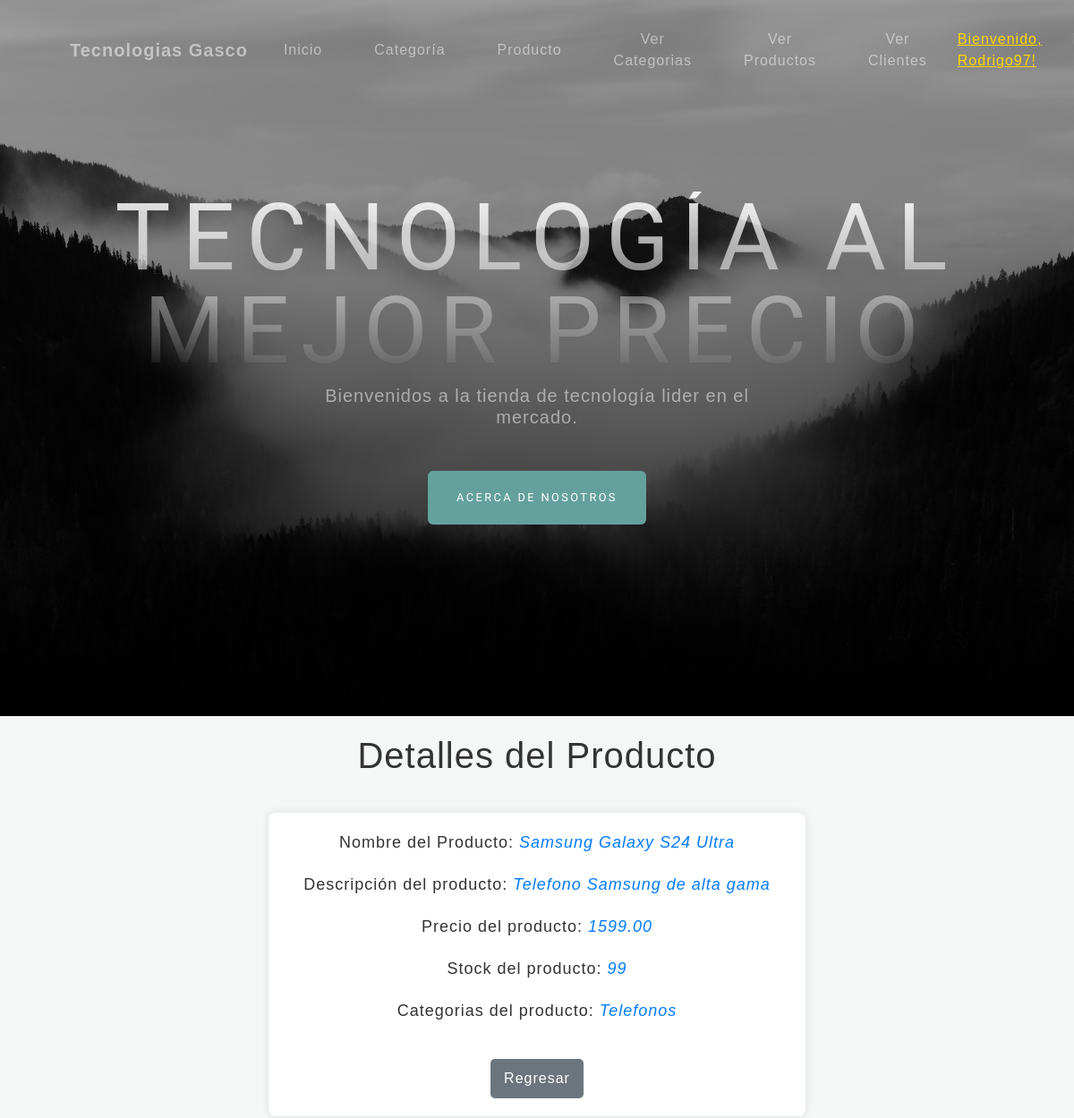
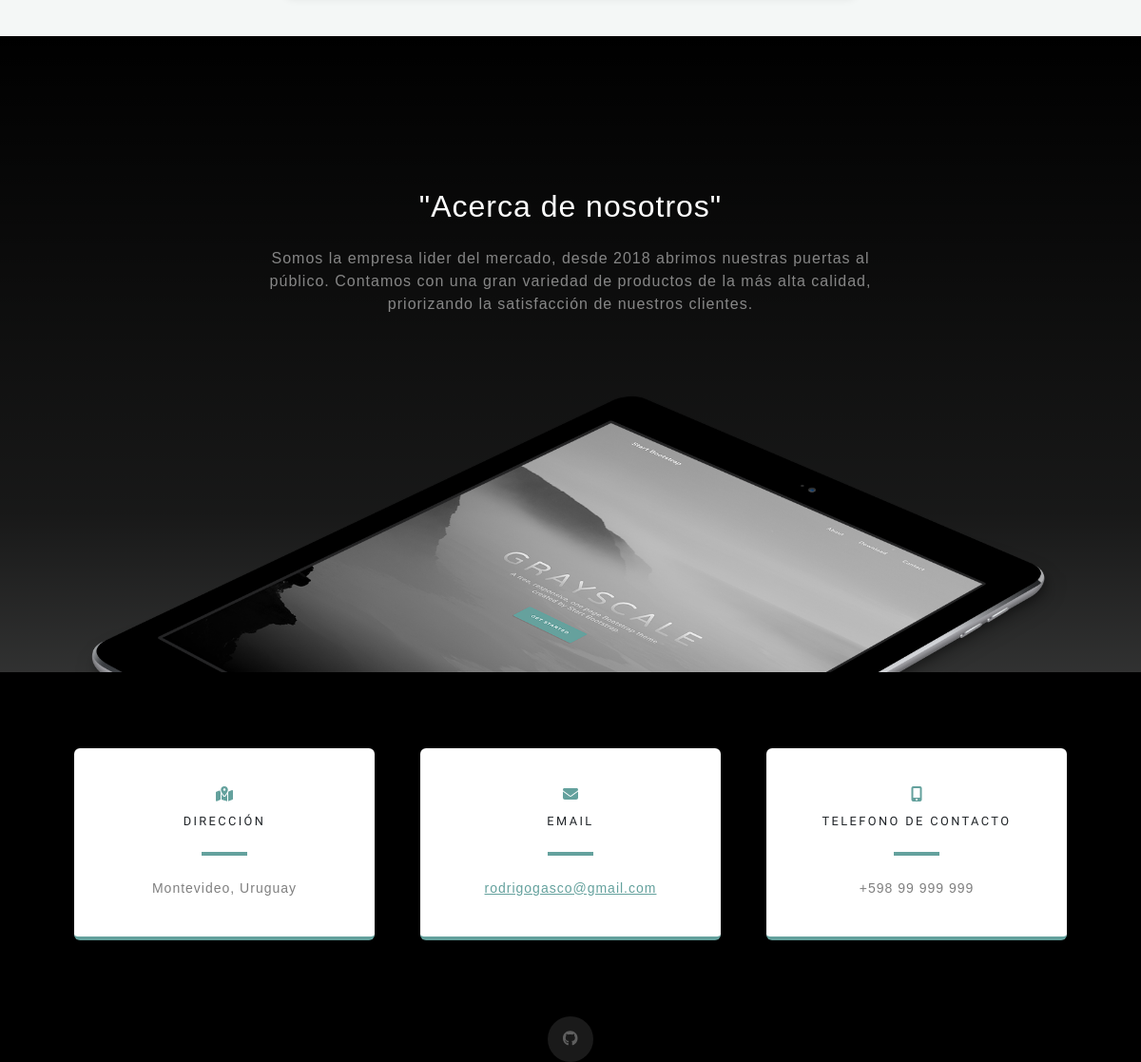
Screenshot of /producto/detalle/3/ (signed in) with the database file from the repository (2 pictures, top to bottom).
### AppGasco/models.py (models this page shows, shortened)
class Producto(models.Model):
    nombre_producto = models.CharField(max_length=200)
    descripcion_producto = models.CharField(max_length=500)
    precio = models.DecimalField(max_digits=10, decimal_places=2)
    stock = models.PositiveIntegerField() # Me permite saber cuantos productos tengo en stcok de cada uno
    categorias = models.CharField(max_length=30)

### AppGasco/views_clases.py (the view)
# urls.py: path('producto/detalle/<int:pk>/', views_clases.ProductoDetalle.as_view(), name='Detail_Producto'),
class ProductoDetalle(LoginRequiredMixin,DetailView):
    model = Producto
    template_name = "appgasco/Vistas_Clase_Producto/producto_detalle.html"
    login_url = reverse_lazy('Login')

### AppGasco/templates/appgasco/Vistas_Clase_Producto/producto_detalle.html (shortened to what this page needs)
{% extends 'AppGasco/index.html' %}
{% load static %}
{% block main %}
<h1>Detalles del Producto</h1>
<div class="producto-details">
    <p>Nombre del Producto: <i>{{ producto.nombre_producto }}</i></p>
    <p>Descripción del producto: <i>{{ producto.descripcion_producto }}</i></p>
    <p>Precio del producto: <i>{{ producto.precio }}</i></p>
    <p>Stock del producto: <i>{{ producto.stock }}</i></p>
    <p>Categorias del producto: <i>{{ producto.categorias }}</i></p>
    <a href="{% url 'List_Producto' %}" class="back-button">Regresar</a>
</div>
{% endblock main %}

### AppGasco/templates/appgasco/index.html (shortened to what this page needs)
{% load static %}
<!DOCTYPE html>
<html lang="en">
    <head>
        <link href="css/styles.css" rel="stylesheet" />
        <link href="{%  static 'appgasco/css/styles.css' %}" rel="stylesheet" />
        <head>
        </head>
        <body id="page-top">
            <nav class="navbar navbar-expand-lg navbar-light fixed-top" id="mainNav">
                <div class="container px-4 px-lg-5">
                    <a class="navbar-brand" href="{% url 'inicio' %}">Tecnologias Gasco</a>
                    <div class="collapse navbar-collapse" id="navbarResponsive">
                        <ul class="navbar-nav ms-auto">
                            <li class="nav-item"><a class="nav-link" href="{% url 'inicio' %}">Inicio</a></li>
                            <li class="nav-item"><a class="nav-link" href="{% url 'categoria' %}">Categoría</a></li>
                            <li class="nav-item"><a class="nav-link" href="{% url 'producto' %}">Producto</a></li>
                            <li class="nav-item"><a class="nav-link" href="{% url 'List_Categoria' %}">Ver Categorias</a></li>
                            <li class="nav-item"><a class="nav-link" href="{% url 'List_Producto' %}">Ver Productos</a></li>
                            <li class="nav-item"><a class="nav-link" href="{% url 'List_Cliente' %}">Ver Clientes</a></li>
                            {% if user.is_authenticated %}
                                <li class="nav-item">
                                    <span class="welcome-message">Bienvenido, {{ user.username }}!</span>
                                </li>
                                <li class="nav-item">
                                    <a class="nav-link" href="{% url 'EditarPerfil' %}">Editar Perfil</a>
                                </li>
                            {% else %}
                                <li class="nav-item"><a class="nav-link" href="{% url 'Login' %}">Iniciar Sesión</a></li>
                                <li class="nav-item"><a class="nav-link" href="{% url 'Register' %}">Registrarse</a></li>
                            {% endif %}
                        </ul>
                    </div>
                </div>
            </nav>
        </body>
        <header class="masthead">
            <div class="container px-4 px-lg-5 d-flex h-100 align-items-center justify-content-center">
                <div class="d-flex justify-content-center">
                    <div class="text-center">
                        <h1 class="mx-auto my-0 text-uppercase">TECNOLOGÍA AL MEJOR PRECIO</h1>
                        <h2 class="text-white-50 mx-auto mt-2 mb-5">Bienvenidos a la tienda de tecnología lider en el mercado.</h2>
                        <a class="btn btn-primary" href="#about">Acerca de nosotros</a>
                    </div>
                </div>
            </div>
        </header>
        {% block main %}{% endblock main %}
        <section class="about-section text-center" id="about">
            <div class="container px-4 px-lg-5">
                <div class="row gx-4 gx-lg-5 justify-content-center">
                    <div class="col-lg-8">
                        <h2 class="text-white mb-4">"Acerca de nosotros"</h2>
                        <p class="text-white-50">
                            Somos la empresa lider del mercado, desde 2018 abrimos nuestras puertas al público. Contamos con una gran variedad de productos de la más alta calidad, priorizando la satisfacción de nuestros clientes.</a>
                        </p>
                    </div>
                </div>
                <img class="img-fluid" src="assets/img/ipad.png" alt="..." />
            </div>
        </section>
        <section class="contact-section bg-black">
            <div class="container px-4 px-lg-5">
                <div class="row gx-4 gx-lg-5">
                    <div class="col-md-4 mb-3 mb-md-0">
                        <div class="card py-4 h-100">
                            <div class="card-body text-center">
                                <i class="fas fa-map-marked-alt text-primary mb-2"></i>
                                <h4 class="text-uppercase m-0">Dirección</h4>
                                <hr class="my-4 mx-auto" />
                                <div class="small text-black-50">Montevideo, Uruguay</div>
                            </div>
                        </div>
                    </div>
                    <div class="col-md-4 mb-3 mb-md-0">
                        <div class="card py-4 h-100">
                            <div class="card-body text-center">
                                <i class="fas fa-envelope text-primary mb-2"></i>
                                <h4 class="text-uppercase m-0">Email</h4>
                                <hr class="my-4 mx-auto" />
                                <div class="small text-black-50"><a href="#!">rodrigogasco@gmail.com</a></div>
                            </div>
                        </div>
                    </div>
                    <div class="col-md-4 mb-3 mb-md-0">
                        <div class="card py-4 h-100">
                            <div class="card-body text-center">
                                <i class="fas fa-mobile-alt text-primary mb-2"></i>
                                <h4 class="text-uppercase m-0">Telefono de contacto</h4>
                                <hr class="my-4 mx-auto" />
                                <div class="small text-black-50">+598 99 999 999</div>
                            </div>
                        </div>
                    </div>
                </div>
                <div class="social d-flex justify-content-center">
                    <a class="mx-2" href="#!"><i class="fab fa-github"></i></a>
                </div>
            </div>
        </section>

### AppGasco/templates/appgasco/index.html (style rules this page uses)
.navbar-nav .nav-item .nav-link { padding: 10px 15px; text-align: center; display: block; font-size: 1rem; }
.navbar-nav .nav-item { margin: 0; }
.navbar-nav { display: flex; gap: 10px; align-items: center; }
.navbar-collapse { justify-content: flex-end; }
.navbar-nav .welcome-message { color: #FFD700; font-size: 1rem; text-decoration: underline; line-height: 1.5; display: flex; align-items: center; }

### AppGasco/templates/appgasco/Vistas_Clase_Producto/producto_detalle.html (style rules this page uses)
body { font-family: Arial, sans-serif; background-color: #f4f7f6; margin: 0; padding: 0; }
h1 { color: #333; text-align: center; margin-top: 20px; }
.producto-details { width: 50%; margin: 40px auto; padding: 20px; background-color: #fff; border-radius: 8px; box-shadow: 0 0 10px rgba(0, 0, 0, 0.1); text-align: center; }
.producto-details p { color: #333; font-size: 18px; margin-bottom: 20px; }
.producto-details i { font-style: italic; color: #007bff; }
.back-button { display: inline-block; margin-top: 20px; padding: 10px 15px; background-color: #6c757d; color: #fff; border-radius: 5px; text-decoration: none; font-size: 16px; transition: background-color 0.3s ease; }

### rows the page displays
Producto: nombre_producto "Samsung Galaxy S24 Ultra", descripcion_producto "Telefono Samsung de alta gama", precio "1599.00", stock "99", categorias "Telefonos"

### other values shown
{{ user.username }} "Rodrigo97"
